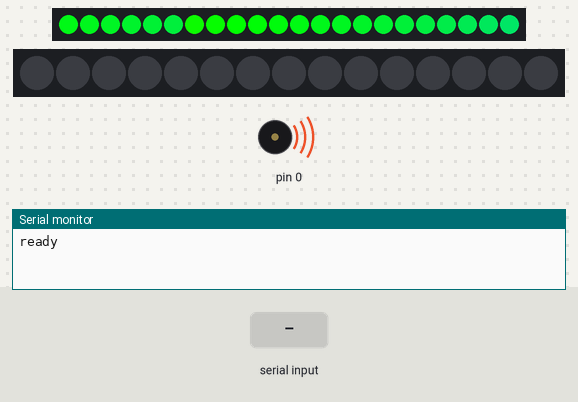
Bench run of a sketch on a simulated Arduino Mega 2560, built with avr-gcc and run on an emulated ATmega2560. Parts: 22 RGB LEDs in strip order, left to right, 15 RGB LEDs in strip order, left to right, buzzer (waves = sounding), the last lines printed to the serial monitor. Inputs (shaded band) come from the test bench. Dim RGB values are drawn brighter than linear.

Above: at 5.1 s.
5.2 s: "1" received over the second serial link
At 5.43 s:
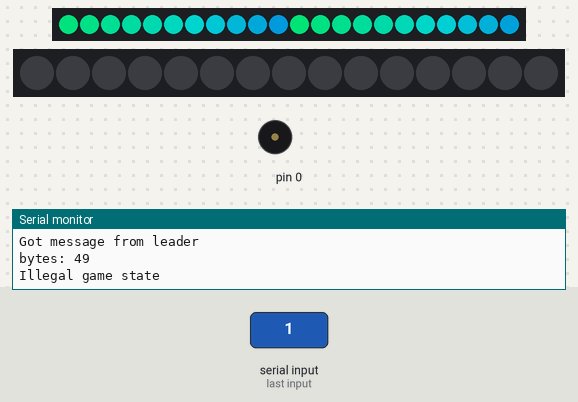
7.7 s: "0" received over the second serial link
At 8.2 s:
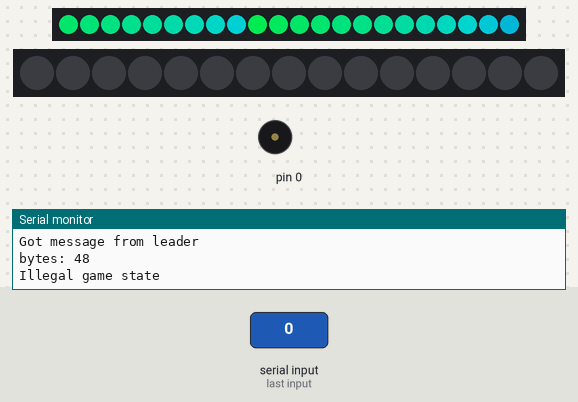
At 8.82 s:
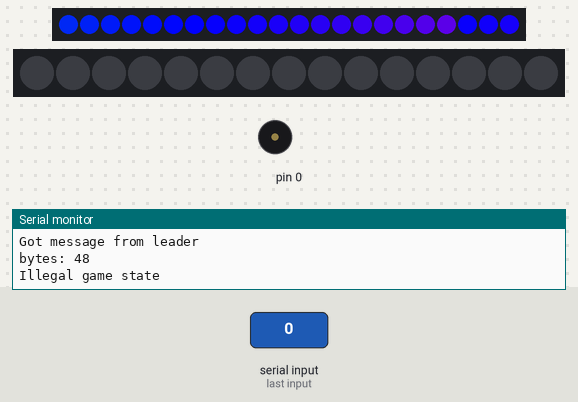
Timing chart, 0 to 10.7 s (numbered marks = the images above; inputs shaded):
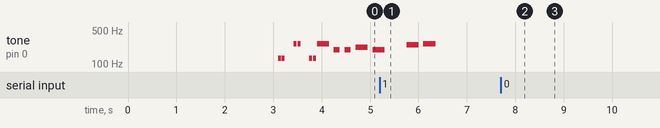

Measured:
- by itself, tone on pin 0: plays 247 Hz for 0.25 s, 262 Hz for 0.25 s

The sketch:

receiver.ino
```cpp
#include <Adafruit_NeoPixel.h>
#include <Wire.h>
#include "src/tunePlayer/TunePlayer.h"

#define PEGS_PIN 2
#define GATES_PIN 1
#define SPEAKER 0

#define PEGS_TOTAL_LEDS 22
#define GATES_TOTAL_LEDS 15

Adafruit_NeoPixel pegs = Adafruit_NeoPixel(PEGS_TOTAL_LEDS, PEGS_PIN, NEO_GRB + NEO_KHZ800);
Adafruit_NeoPixel gates = Adafruit_NeoPixel(GATES_TOTAL_LEDS, GATES_PIN, NEO_GRB + NEO_KHZ800);

TunePlayer tunes = TunePlayer(SPEAKER);

// TODO: UGH THIS IS DRIVING ME NUTS!!!!
// | RENAME MELODY TO TUNE EVERWHERE WHERE WE'RE NOT TALKING SPECIFICALLY ABOUT A MELODY!!
TUNES tuneToPlay;

// * this enum should prob be renamed to something more generic like `messagesFromLeader` or something
enum gameStates
{
    IDLE = 0,
    START,
    PROCESSING,
    COMPLETE,
    GATE_1,
    GATE_2,
    GATE_3,
    GATE_4,
    GATE_5
};

int currentGameState = IDLE;

// * states for controlling the gate led strips

// | 1 through 4 = gates
// | 0 = reset
uint8_t activeGate;
uint8_t previouslyActiveGate;
uint8_t *activeGateLedArray;

// boolean gateState[] = {false, false, false, false, false};
uint8_t gate5Leds[] = {0, 1, 2};
uint8_t gate4Leds[] = {3, 4, 5};
uint8_t gate3Leds[] = {6, 7, 8};
uint8_t gate2Leds[] = {9, 10, 11};
uint8_t gate1Leds[] = {12, 13, 14};

uint32_t COLOR_OFF = gates.Color(0, 0, 0);
uint32_t COLOR_GREEN = gates.Color(0, 255, 0);
uint32_t COLOR_PURPLE = gates.Color(128, 0, 255);

void setup()
{
    // * Start up our serial ports
    Serial.begin(9600);
    Serial1.begin(9600);
    // * Leaving this in here b/c it's nice to be able to pause for troubleshooting purposes
    // while (!Serial)
    //     ;

    // * Start up our ledpegs
    pegs.begin();
    pegs.show();
    gates.begin();
    gates.show();
    ready();
}

void ready()
{
    Serial.println("ready");

    colorWipe(pegs.Color(255, 0, 0), 25, pegs);
    colorWipe(pegs.Color(0, 255, 0), 25, pegs);
    colorWipe(pegs.Color(0, 0, 255), 25, pegs);

    colorWipe(pegs.Color(255, 0, 0), 25, gates);
    colorWipe(pegs.Color(0, 255, 0), 25, gates);
    colorWipe(pegs.Color(0, 0, 255), 25, gates);

    colorWipe(COLOR_OFF, 5, pegs);
    colorWipe(COLOR_OFF, 5, gates);

    tunes.playMelody(TUNE_READY);
}
void colorWipe(uint32_t c, uint8_t wait, Adafruit_NeoPixel &strip)
{
    for (uint16_t i = 0; i < strip.numPixels(); i++)
    {
        strip.setPixelColor(i, c);
        strip.show();
        delay(wait);
    }
}

void checkForMessagesFromLeader()
{
    if (!Serial1.available())
    {
        return;
    }

    Serial.println("Got message from leader");
    Serial.print("bytes: ");

    int c;
    c = Serial1.read();
    Serial.println(c);
    // * Check to see if the value we got is a valid
    // * game state. if not we ignore it.
    if (c >= IDLE && c <= GATE_5)
    {
        currentGameState = c;
    }
    else
    {
        Serial.println("Illegal game state");
        return; // ? do we want an early return??
    }

    Serial.println(currentGameState);

    switch (currentGameState)
    {
    case GATE_1:
        activeGate = 1;
        break;
    case GATE_2:
        activeGate = 2;
        break;
    case GATE_3:
        activeGate = 3;
        break;
    case GATE_4:
        activeGate = 4;
        break;
    case GATE_5:
        activeGate = 5;
        break;
    case IDLE:
        tuneToPlay = TUNE_IDLE;
        activeGate = 0;
        break;
    case START:
        tuneToPlay = TUNE_READY;
        activeGate = 0;
        break;
    case PROCESSING:
        tuneToPlay = TUNE_PROCESSING;
        break;
    case COMPLETE:
        tuneToPlay = TUNE_COMPLETE;
        break;
    }
}

unsigned long lightingInterval = 10;
long previousMillis = 0;

unsigned long checkForIdleInterval = 10000;
long checkForIdlePreviousMillis = 0;

uint8_t r = 0;
uint8_t g = 0;
uint8_t b = 0;

uint8_t led = 0;
boolean lightsOn = true;

void loop()
{
    unsigned long currentMillis = millis();

    checkForMessagesFromLeader();

    if (tunes.currentMelody == tuneToPlay)
    {
        tunes.playMelodyWithoutDelay();
    }
    else
    {
        tunes.stopPlaying();
        tunes.reset();
        tunes.setActiveMelody(tuneToPlay);
        tunes.playMelodyWithoutDelay();
    }

    // * if we're still idling, play the idle tune after a bit
    if (currentMillis - checkForIdlePreviousMillis > checkForIdleInterval)
    {
        if (!tunes.playingMelody && tunes.currentMelody == TUNE_IDLE)
        {
            tunes.reset();
            tunes.setActiveMelody(TUNE_IDLE);
            tunes.playMelodyWithoutDelay();
        }
    }

    if (currentGameState == COMPLETE)
    {
        activeGate = 0;
    }

    if (previouslyActiveGate != activeGate)
    {
        handleGates();
    }

    if (currentMillis - previousMillis > lightingInterval)
    {
        handlePegs();
        previousMillis = currentMillis;
    }
}

uint8_t idleColor = 0;
boolean successToggle = true;
boolean pegsFlooded = false;

void handlePegs()
{
    // * now that we're getting a bit more fancy as far as how we handle peg lighting
    // * state it may be worth abstracting some of this logic or possibly classing the
    // * peg handler up.
    if (lightsOn && currentGameState == IDLE)
    {
        lightingInterval = 10;
        pegsFlooded = false;
        pegs.setPixelColor(led, Wheel((led + idleColor) & 255));
        idleColor++;
    }
    else if (lightsOn && currentGameState == START)
    {
        if (!pegsFlooded)
        {
            floodPegs(COLOR_GREEN);
        }
        lightingInterval = 80;
        pegs.setPixelColor(PEGS_TOTAL_LEDS - led - 3, COLOR_PURPLE);
        pegs.setPixelColor(PEGS_TOTAL_LEDS - led - 2, COLOR_PURPLE);
        pegs.setPixelColor(PEGS_TOTAL_LEDS - led - 1, COLOR_PURPLE);
        pegs.setPixelColor(PEGS_TOTAL_LEDS - led, COLOR_GREEN);
    }
    else if (lightsOn && currentGameState == PROCESSING)
    {
        lightingInterval = 10;
        pegsFlooded = false;
        pegs.setPixelColor(led, 0, 255, 255);
    }
    else if (lightsOn && currentGameState == COMPLETE)
    {
        lightingInterval = 5;
        pegsFlooded = false;
        if (successToggle)
        {
            pegs.setPixelColor(led, 255, 255, 255);
        }
        else
        {
            pegs.setPixelColor(led, 255, 255, 0);
        }
        successToggle = !successToggle;
    }
    else
    {
        //        pegs.setPixelColor(led, 0, 0, 0);
    }

    pegs.show();

    led++;

    if (led > PEGS_TOTAL_LEDS)
    {
        //        lightsOn = !lightsOn;
        led = 0;
    }
}

void floodPegs(uint32_t color)
{
    for (uint8_t i = 0; i < PEGS_TOTAL_LEDS; i++)
    {
        pegs.setPixelColor(i, color);
    }
    pegs.show();
    pegsFlooded = true;
}

void handleGates()
{
    // * We only need one gate on at a time so start with all off
    for (uint8_t i = 0; i < GATES_TOTAL_LEDS; i++)
    {
        gates.setPixelColor(i, COLOR_OFF);
    }

    switch (activeGate)
    {
    // * Note that we're intentionally not setting a state for activeGate == 0
    // * because if we get active gate 0 we want to leave all gates off.
    case 1:
        activeGateLedArray = gate1Leds;
        break;
    case 2:
        activeGateLedArray = gate2Leds;
        break;
    case 3:
        activeGateLedArray = gate3Leds;
        break;
    case 4:
        activeGateLedArray = gate4Leds;
        break;
    case 5:
        activeGateLedArray = gate5Leds;
        break;
    }

    if (currentGameState != COMPLETE)
    {
        Serial.println("Not complete");
        for (uint8_t i = 0; i < 3; i++)
        {
            gates.setPixelColor(activeGateLedArray[i], gates.Color(0, 255, 255));
        }
    }
    gates.show();
    previouslyActiveGate = activeGate;
}

uint32_t Wheel(byte WheelPos)
{
    WheelPos = 255 - WheelPos;
    if (WheelPos < 85)
    {
        return pegs.Color(255 - WheelPos * 3, 0, WheelPos * 3);
    }
    if (WheelPos < 170)
    {
        WheelPos -= 85;
        return pegs.Color(0, WheelPos * 3, 255 - WheelPos * 3);
    }
    WheelPos -= 170;
    return pegs.Color(WheelPos * 3, 255 - WheelPos * 3, 0);
}
```

TunePlayer.cpp
```cpp
#include "TunePlayer.h"

TunePlayer::TunePlayer(uint8_t pin)
{
    speakerPin = pin;
}

// * Shave and a haircut
int TunePlayer::length_shaveAndAHairCut = 9;
int TunePlayer::melody_shaveAndAHairCut[] = {
    NOTE_C4, NOTE_G3, NOTE_G3, NOTE_A3, NOTE_G3, 0, NOTE_B3, NOTE_C4, 0};
int TunePlayer::durations_shaveAndAHairCut[] = {
    4, 8, 8, 4, 4, 4, 4, 4, 4};

// * READY
int TunePlayer::length_READY = 8;
int TunePlayer::melody_READY[] = {
    NOTE_C3, NOTE_C3, 0, NOTE_C4, NOTE_C4, 0, NOTE_C3, NOTE_C3};
int TunePlayer::durations_READY[] = {
    16, 16, 8, 16, 16, 8, 16, 16};

// * PROCESSING
int TunePlayer::length_PROCESSING = 8;
int TunePlayer::melody_PROCESSING[] = {
    NOTE_C3, NOTE_D3, NOTE_E3, NOTE_D3, NOTE_C3, NOTE_D3, NOTE_E3, NOTE_D3};
int TunePlayer::durations_PROCESSING[] = {
    8, 8, 8, 8, 8, 8, 8, 8};

// * COMPLETE
int TunePlayer::length_COMPLETE = 4;
int TunePlayer::melody_COMPLETE[] = {
    NOTE_C4, NOTE_C4, NOTE_C4, NOTE_C4};
int TunePlayer::durations_COMPLETE[] = {
    8, 8, 8, 2};

// * IDLE
int TunePlayer::length_IDLE = 14;
int TunePlayer::melody_IDLE[] = {
    NOTE_C3, NOTE_C3, NOTE_C3, NOTE_E3, NOTE_C3, NOTE_F3, NOTE_G3, 0, NOTE_G3, NOTE_G3, NOTE_F3, NOTE_D3, NOTE_E3, NOTE_C3};
int TunePlayer::durations_IDLE[] = {
    8, 4, 8, 8, 8, 8, 4, 2, 8, 4, 8, 8, 8, 8};

/**
 * * Play a given melody per the passed in enum.
 * * Params:
 * * MELODY name The MELODY enum value
 */
void TunePlayer::playMelody(TUNES name)
{
    setActiveMelody(name);
    _playMelody();
}

/**
 * * Plays the set melody without using `delay()`.
 * ! Note that you need to use `setActiveMelody()` to, you know, set the active melody
 * ! before you call this method.
 */
void TunePlayer::playMelodyWithoutDelay()
{
    if (playingMelody == true)
    {
        _currentMillis = millis();
        _playMelodyWithoutDelay();
    }
}

/**
 * * Stop the play of the current melody,
 * * Note that this essentially acts as a pause, if you fire `playMelodyWithoutDelay()` again
 * * without resetting or setting a new melody the player will pick up where it left off.
 * ^ Theoretcially, I haven't actually tried this out and current me can't be bothered to test yet ;P
 */
void TunePlayer::stopPlaying()
{
    playingMelody = false;
}

/**
 * * Reset the player state so it's ready to play a new melody.
 */
void TunePlayer::reset()
{
    _activeNote = 0;
    _playComplete = false;
    activeLength = 0;
    // ? anything else to reset?
}

/**
 * * The method for actually playing the selected melody.
 * ! note that the melody desired should be set in the
 * ! active pointer properties before this method is called
 */
void TunePlayer::_playMelody()
{
    // * pulled from the toneMelody arduino example
    for (int thisNote = 0; thisNote < activeLength; thisNote++)
    {

        int activeDuration = activeDurations[thisNote];
        int noteDuration = 1000 / activeDurations[thisNote];
        int noteFrequency = activeMelody[thisNote];

        // * leaving in for troubleshooting
        // Serial.println(thisNote);
        // Serial.println(activeDuration);
        // Serial.println(noteDuration);
        // Serial.println(noteFrequency);

        tone(speakerPin, noteFrequency, noteDuration);

        int pauseBetweenNotes = noteDuration * 1.30;
        delay(pauseBetweenNotes);

        noTone(speakerPin);
    }
}

void TunePlayer::_playMelodyWithoutDelay()
{
    // * Not ready for change, kick out early
    if (_currentMillis < _nextChange)
    {
        return;
    }

    unsigned long millisTillNextChange = 0;

    if (_notePlaying)
    {
        millisTillNextChange = _pauseBetweenNotes;
        noTone(speakerPin);
        if (_playComplete)
        {

            playingMelody = false;
        }
    }
    else
    {
        millisTillNextChange = 1000 / activeDurations[_activeNote];

        if (activeMelody[_activeNote] != 0)
        {
            int note = activeMelody[_activeNote];
            tone(speakerPin, note);
        }
        else
        {
            noTone(speakerPin);
        }

        _activeNote++;
        if (_activeNote >= activeLength)
        {
            _activeNote = 0;
            _playComplete = true;
        }
    }

    _notePlaying = !_notePlaying;
    _nextChange = _currentMillis + millisTillNextChange;
}

void TunePlayer::setActiveMelody(TUNES name)
{
    // ? PASTE ME: is this the right spot for this??
    // * PASTE ME: naming wise I don't think it is, but logic wise it might be
    // * PRESENT ME: HAHAHAHA IT'S WORKING AND I COULD CARE LESS AT THE MOMENT! LET FUTURE ME WORRY ABOUT IT!
    playingMelody = true;

    currentMelody = name;
    switch (name)
    {
    case TUNE_SHAVE_AND_A_HAIRCUT:
        activeLength = length_shaveAndAHairCut;
        activeMelody = melody_shaveAndAHairCut;
        activeDurations = durations_shaveAndAHairCut;
        break;
    case TUNE_READY:
        activeLength = length_READY;
        activeMelody = melody_READY;
        activeDurations = durations_READY;
        break;
    case TUNE_PROCESSING:
        activeLength = length_PROCESSING;
        activeMelody = melody_PROCESSING;
        activeDurations = durations_PROCESSING;
        break;
    case TUNE_COMPLETE:
        activeLength = length_COMPLETE;
        activeMelody = melody_COMPLETE;
        activeDurations = durations_COMPLETE;
        break;
    case TUNE_IDLE:
        activeLength = length_IDLE;
        activeMelody = melody_IDLE;
        activeDurations = durations_IDLE;
        break;
    }
}
```

TunePlayer.h
```cpp
#ifndef TUNE_PLAYER
#define TUNE_PLAYER
#include "pitches.h"
#include "Arduino.h"

enum TUNES
{
    TUNE_SHAVE_AND_A_HAIRCUT = 0,
    TUNE_IDLE,
    TUNE_READY,
    TUNE_PROCESSING,
    TUNE_COMPLETE,
};

class TunePlayer
{
    uint8_t speakerPin;

    // * Durations and frequencies for the different playable melodies
    // | Note that the frequencies and durations are set in the implmentation file.
    // | At the moment there's no way of passing in the info via public method.
    static int length_shaveAndAHairCut;
    static int melody_shaveAndAHairCut[];
    static int durations_shaveAndAHairCut[];

    static int length_READY;
    static int melody_READY[];
    static int durations_READY[];

    static int length_PROCESSING;
    static int melody_PROCESSING[];
    static int durations_PROCESSING[];

    static int length_COMPLETE;
    static int melody_COMPLETE[];
    static int durations_COMPLETE[];

    static int length_IDLE;
    static int melody_IDLE[];
    static int durations_IDLE[];

    // * internal pointers used in the dynamic melody selection
    int activeLength;
    int *activeMelody;
    int *activeDurations;
    // | hmmm, consider whether you're going to underscore private props or
    // | not, don't leave it both
    unsigned long _currentMillis = 0;
    unsigned long _nextChange = 0;
    const long _noteDuration = 100;
    const long _pauseBetweenNotes = 100;
    boolean _notePlaying = false;
    int _activeNote = 0;
    boolean _playComplete = false;

    void _playMelody();
    void _playMelodyWithoutDelay();

public:
    TunePlayer(uint8_t speakerPin);

    // * Play a tune with delays
    void playMelody(TUNES name);

    // * Tools for playing a tune without delays
    void setActiveMelody(TUNES name);
    void playMelodyWithoutDelay();
    void stopPlaying();
    void reset();

    boolean playingMelody = false;
    TUNES currentMelody = TUNE_READY; // * consider a rename
};
#endif
```

pitches.h
```cpp
/*************************************************
 * Public Constants
 *************************************************/

#define NOTE_B0 31
#define NOTE_C1 33
#define NOTE_CS1 35
#define NOTE_D1 37
#define NOTE_DS1 39
#define NOTE_E1 41
#define NOTE_F1 44
#define NOTE_FS1 46
#define NOTE_G1 49
#define NOTE_GS1 52
#define NOTE_A1 55
#define NOTE_AS1 58
#define NOTE_B1 62
#define NOTE_C2 65
#define NOTE_CS2 69
#define NOTE_D2 73
#define NOTE_DS2 78
#define NOTE_E2 82
#define NOTE_F2 87
#define NOTE_FS2 93
#define NOTE_G2 98
#define NOTE_GS2 104
#define NOTE_A2 110
#define NOTE_AS2 117
#define NOTE_B2 123
#define NOTE_C3 131
#define NOTE_CS3 139
#define NOTE_D3 147
#define NOTE_DS3 156
#define NOTE_E3 165
#define NOTE_F3 175
#define NOTE_FS3 185
#define NOTE_G3 196
#define NOTE_GS3 208
#define NOTE_A3 220
#define NOTE_AS3 233
#define NOTE_B3 247
#define NOTE_C4 262
#define NOTE_CS4 277
#define NOTE_D4 294
#define NOTE_DS4 311
#define NOTE_E4 330
#define NOTE_F4 349
#define NOTE_FS4 370
#define NOTE_G4 392
#define NOTE_GS4 415
#define NOTE_A4 440
#define NOTE_AS4 466
#define NOTE_B4 494
#define NOTE_C5 523
#define NOTE_CS5 554
#define NOTE_D5 587
#define NOTE_DS5 622
#define NOTE_E5 659
#define NOTE_F5 698
#define NOTE_FS5 740
#define NOTE_G5 784
#define NOTE_GS5 831
#define NOTE_A5 880
#define NOTE_AS5 932
#define NOTE_B5 988
#define NOTE_C6 1047
#define NOTE_CS6 1109
#define NOTE_D6 1175
#define NOTE_DS6 1245
#define NOTE_E6 1319
#define NOTE_F6 1397
#define NOTE_FS6 1480
#define NOTE_G6 1568
#define NOTE_GS6 1661
#define NOTE_A6 1760
#define NOTE_AS6 1865
#define NOTE_B6 1976
#define NOTE_C7 2093
#define NOTE_CS7 2217
#define NOTE_D7 2349
#define NOTE_DS7 2489
#define NOTE_E7 2637
#define NOTE_F7 2794
#define NOTE_FS7 2960
#define NOTE_G7 3136
#define NOTE_GS7 3322
#define NOTE_A7 3520
#define NOTE_AS7 3729
#define NOTE_B7 3951
#define NOTE_C8 4186
#define NOTE_CS8 4435
#define NOTE_D8 4699
#define NOTE_DS8 4978
```
